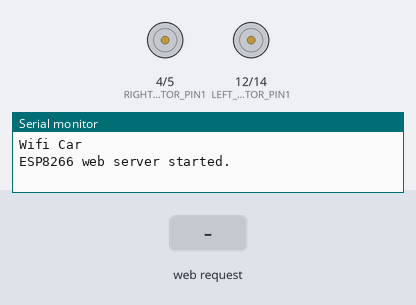
This sketch was run on a simulated ESP8266 (NodeMCU). On the bench: motor-driver pin pairs drawn as motors (green arrow = first pin HIGH = forward, orange = second pin HIGH = backward, longer = more drive), the last lines printed to the serial monitor. The inputs (shaded band) are chosen by the test bench. WiFi joins after 1.5 s; servers stay silent unless stated.

Above: at 1.2 s.
1.3 s: HTTP request GET /forward received
At 1.7 s:
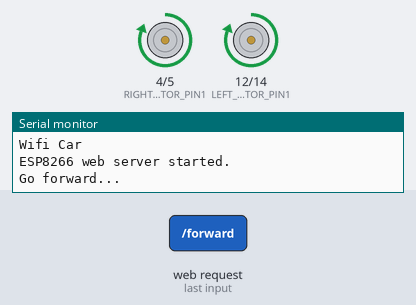
2.8 s: HTTP request GET /backward received
At 4.0 s:
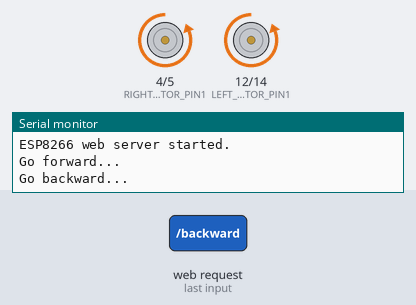
4.3 s: HTTP request GET /left received
At 5.2 s:
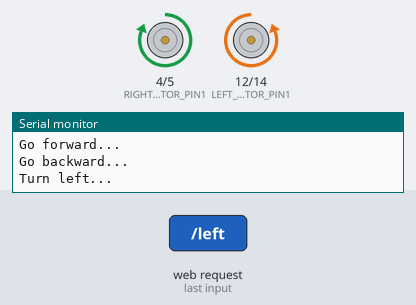
5.8 s: HTTP request GET /right received
At 6.3 s:
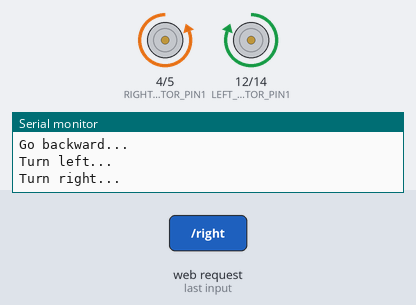
Timing chart, 0 to 8.3 s (numbered marks = the images above; inputs shaded):
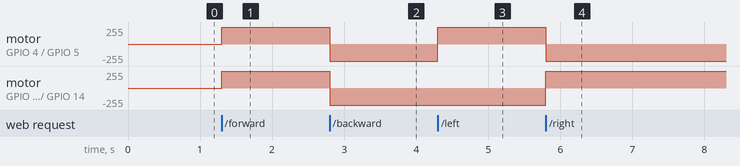

The sketch:

5WiFiCar.ino
```cpp
// Simple WiFi-controlled car on NodeMCU V2 and L9110S motor drive board
// by Alan Wang
//https://www.hackster.io/alankrantas/simple-nodemcu-wifi-controlled-car-esp8266-c5491e
/*
L9110S
Vcc -> power
Gnd -> ground
A-1A (Right motor pin 2) -> D1 (GPIO 5)
A-1B (Right motor pin 1) -> D2 (GPIO 4)
B-1A (Left motor pin 2) -> D5 (GPIO 14)
B-2A (Left motor pin 2) -> D6 (GPIO 12)


//softAP test OK good 20200911
//WiFi 설정 AI-TINKER_xxxxxx 연결
//192.168.4.1/read
//192.168.4.1/led/1 ;on
//192.168.4.1/led/0 ;off
D0  16 LED PULLUP 10K
D1  5
D2  4
D3  0 FLASH
D4  2    (SDA
D5  14   (SCL
D6  12 R
D7  13 B
D8  15 G PULLDOWN 10K
TX  1
RX  3

*/
#include <ESP8266WiFi.h>
#include <ESP8266WebServer.h>

// WiFi settings
#define WIFI_MODE           1                     // 1 = AP mode, 2 = STA mode
#define SSID_AP             "WiFi_Car"    // for AP mode
#define PASSWORD_AP         "12345678"            // for AP mode
#define SSID_STA            "your_wifi_ssid"      // for STA mode
#define PASSWORD_STA        "your_wifi_password"  // for STA mode

// motor settings
#define RIGHT_MOTOR_PIN1    4                     // pin 1 of right motor (D2)
#define RIGHT_MOTOR_PIN2    5                     // pin 2 of right motor (D1)
#define LEFT_MOTOR_PIN1     12                    // pin 1 of left motor (D6)
#define LEFT_MOTOR_PIN2     14                    // pin 2 of left motor (D5)
#define RIGHT_MOTOR_SPEED   1023                  //speed for right motor (0-1023)
#define LEFT_MOTOR_SPEED    1023                  //speed for left motor (0-1023)

IPAddress local_ip(192, 168, 4, 1); //IP for AP mode
IPAddress gateway(192, 168, 4, 1); //IP for AP mode
IPAddress subnet(255, 255, 255, 0); //IP for AP mode
ESP8266WebServer server(80);
int car_mode = 0; // set car drive mode (0 = stop)

// initialize
void setup() {
  Serial.begin(9600);
  Serial.println("Wifi Car");
  pinMode(RIGHT_MOTOR_PIN1, OUTPUT);
  pinMode(RIGHT_MOTOR_PIN2, OUTPUT);
  pinMode(LEFT_MOTOR_PIN1, OUTPUT);
  pinMode(LEFT_MOTOR_PIN2, OUTPUT);
  car_control(); // stop the car

  if (WIFI_MODE == 1) { // AP mode
    WiFi.softAP(SSID_AP, PASSWORD_AP);
    WiFi.softAPConfig(local_ip, gateway, subnet);
  } else { // STA mode
    WiFi.begin(SSID_STA, PASSWORD_STA);
    Serial.print("Connecting to WiFi...");
    while (WiFi.status() != WL_CONNECTED) {
      delay(100);
      Serial.print(".");
    }
    Serial.println("");
    Serial.print("Connected! IP: ");
    Serial.println(WiFi.localIP()); //the IP is needed for connection in STA mode
  }

  // setup web server to handle specific HTTP requests
  server.on("/", HTTP_GET, handle_OnConnect);
  server.on("/forward", HTTP_GET, handle_forward);
  server.on("/backward", HTTP_GET, handle_backward);
  server.on("/left", HTTP_GET, handle_left);
  server.on("/right", HTTP_GET, handle_right);
  server.on("/stop", HTTP_GET, handle_stop);
  server.onNotFound(handle_NotFound);

  //start server
  server.begin();
  Serial.println("ESP8266 web server started.");
}

// handle HTTP requests and control car
void loop() {
  server.handleClient();
  car_control();
}

// HTTP request: on connect
void handle_OnConnect() {
  car_mode = 0;
  Serial.println("Client connected");
  server.send(200, "text/html", SendHTML());
}

// HTTP request: stop car
void handle_stop() {
  car_mode = 0;
  Serial.println("Stopped");
  server.send(200, "text/html", SendHTML());
}

// HTTP request: go forward
void handle_forward() {
  car_mode = 1;
  Serial.println("Go forward...");
  server.send(200, "text/html", SendHTML());
}

// HTTP request: go backward
void handle_backward() {
  car_mode = 2;
  Serial.println("Go backward...");
  server.send(200, "text/html", SendHTML());
}

// HTTP request: turn left
void handle_left() {
  car_mode = 3;
  Serial.println("Turn left...");
  server.send(200, "text/html", SendHTML());
}

// HTTP request: turn right
void handle_right() {
  car_mode = 4;
  Serial.println("Turn right...");
  server.send(200, "text/html", SendHTML());
}

// HTTP request: other
void handle_NotFound() {
  car_mode = 0;
  Serial.println("Page error");
  server.send(404, "text/plain", "Not found");
}

// control car movement
void car_control() {
  switch (car_mode) {
    case 0: // stop car
      digitalWrite(RIGHT_MOTOR_PIN1, LOW);
      digitalWrite(RIGHT_MOTOR_PIN2, LOW);
      digitalWrite(LEFT_MOTOR_PIN1, LOW);
      digitalWrite(LEFT_MOTOR_PIN2, LOW);
      break;
    case 1: // go forward
      analogWrite(RIGHT_MOTOR_PIN1, RIGHT_MOTOR_SPEED);
      digitalWrite(RIGHT_MOTOR_PIN2, LOW);
      analogWrite(LEFT_MOTOR_PIN1, LEFT_MOTOR_SPEED);
      digitalWrite(LEFT_MOTOR_PIN2, LOW);
      break;
    case 2: // go backward
      digitalWrite(RIGHT_MOTOR_PIN1, LOW);
      analogWrite(RIGHT_MOTOR_PIN2, RIGHT_MOTOR_SPEED);
      digitalWrite(LEFT_MOTOR_PIN1, LOW);
      analogWrite(LEFT_MOTOR_PIN2, LEFT_MOTOR_SPEED);
      break;
    case 3: // turn left
      analogWrite(RIGHT_MOTOR_PIN1, RIGHT_MOTOR_SPEED);
      digitalWrite(RIGHT_MOTOR_PIN2, LOW);
      digitalWrite(LEFT_MOTOR_PIN1, LOW);
      analogWrite(LEFT_MOTOR_PIN2, LEFT_MOTOR_SPEED);
      break;
    case 4: // turn right
      digitalWrite(RIGHT_MOTOR_PIN1, LOW);
      analogWrite(RIGHT_MOTOR_PIN2, RIGHT_MOTOR_SPEED);
      analogWrite(LEFT_MOTOR_PIN1, LEFT_MOTOR_SPEED);
      digitalWrite(LEFT_MOTOR_PIN2, LOW);

  }
}

// output HTML web page for user
String SendHTML() {
  String html = "<!DOCTYPE html>\n";
  html += "<html>\n";
  html += "<head>\n";
  html += "<title>Wifi Car</title>\n";
  html += "<meta name=\"viewport\" content=\"width=device-width, initial-scale=1\">\n";
  html += "</head>\n";
  html += "<body>\n";
  html += "<div align=\"center\">\n";
  html += "<h1>NodeMCU Wifi Car</h1>\n";
  html += "<br>\n";
  html += "<form method=\"GET\">\n";
  html += "<input type=\"button\" value=\"Go forward\" onclick=\"window.location.href='/forward'\">\n";
  html += "<br><br>\n";
  html += "<input type=\"button\" value=\"Go backward\" onclick=\"window.location.href='/backward'\">\n";
  html += "<br><br>\n";
  html += "<input type=\"button\" value=\"Turn left\" onclick=\"window.location.href='/left'\">\n";
  html += "<br><br>\n";
  html += "<input type=\"button\" value=\"Turn right\" onclick=\"window.location.href='/right'\">\n";
  html += "<br><br>\n";
  html += "<input type=\"button\" value=\"Car stop\" onclick=\"window.location.href='/stop'\">\n";
  html += "</form>\n";
  html += "</div>\n";
  html += "</body>\n";
  html += "</html>\n";
  return html;
}
```

Measured:
- after the input at 1.3 s, motor on GPIO 4 (RIGHT_MOTOR_PIN1) / GPIO 5 (RIGHT_MOTOR_PIN2), motor on GPIO 12 (LEFT_MOTOR_PIN1) / GPIO 14 (LEFT_MOTOR_PIN2): stopped → forward 255/255 at once
- after the input at 2.8 s, motor on GPIO 4 (RIGHT_MOTOR_PIN1) / GPIO 5 (RIGHT_MOTOR_PIN2), motor on GPIO 12 (LEFT_MOTOR_PIN1) / GPIO 14 (LEFT_MOTOR_PIN2): forward 255/255 → backward 255/255 at once
- after the input at 4.3 s, motor on GPIO 4 (RIGHT_MOTOR_PIN1) / GPIO 5 (RIGHT_MOTOR_PIN2): backward 255/255 → forward 255/255 at once
- after the input at 5.8 s, motor on GPIO 4 (RIGHT_MOTOR_PIN1) / GPIO 5 (RIGHT_MOTOR_PIN2): forward 255/255 → backward 255/255 at once; motor on GPIO 12 (LEFT_MOTOR_PIN1) / GPIO 14 (LEFT_MOTOR_PIN2): backward 255/255 → forward 255/255 at once
